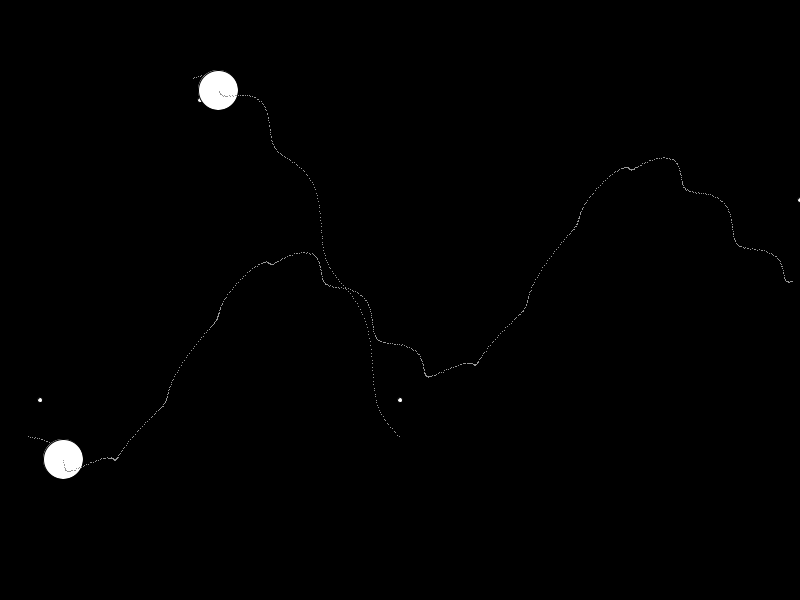
Frame 1 (no input)
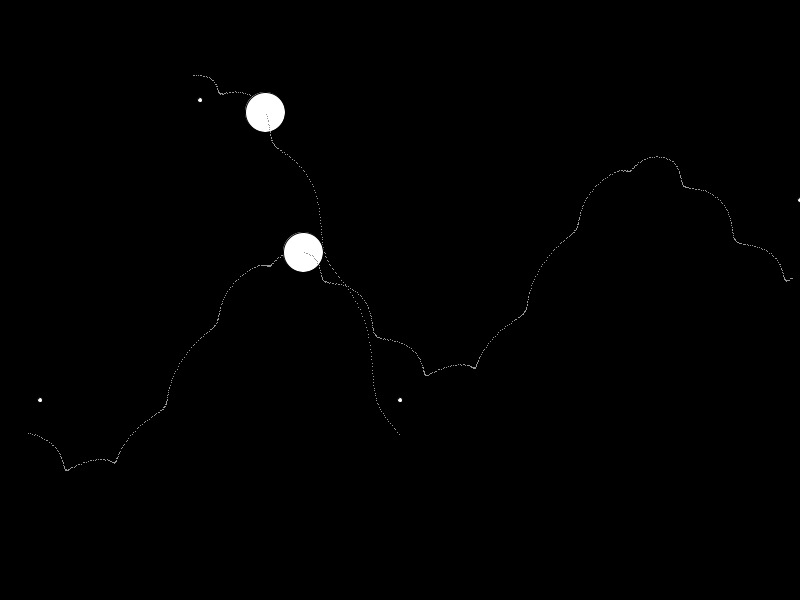
Frame 60 (the mouse pressed at the canvas centre just before this capture)
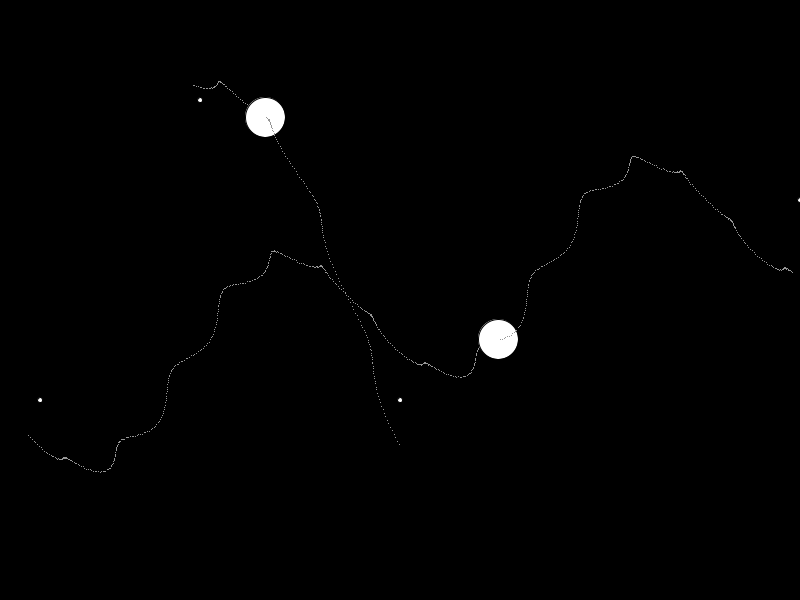
Frame 120 (the mouse held since frame 60 and released just before this capture)

The Processing sketch that drew these frames (run headless with seeded random() and noise(); from frame 60 on, the mouse is pressed at the canvas centre):

// Processing sketch: processing_180327
// ── processing_180327.pde

void setup(){

size(800,600);
background(0);
}

void draw(){
  
  background(0);
  
//  translate(300,300);
  cline(200,100,400,400);  cline(40,400,800,200);
}


void cline( int x1, int y1 , int x2, int y2)
{int x=0 ,  y =0, g=0,h=0;
color colora=color(150);
ellipse(x1,y1,5,5);

ellipse(x2,y2,5,5);
  int u =millis()/100;
 
for (x=x1-7;x<x2;x++){ 
  y=y1+(y2-y1)*(x-x1)/(x2-x1);


 // y=y1+(t);
  set(int(x+20*cos(radians(x*7))/PI) ,int(y+(20*sin(radians(x*7)-(u))/PI)+80*sin(radians(x-7))),colora);

  if(x==x1+((u*20)%(x2-x1))){
  g=int(x+20*cos(radians(x*7))/PI);
h=int(y+(20*sin(radians(x*7)-(u))/PI)+80*sin(radians(x-7)));
ellipse(g,h,40,40);}
}
}
